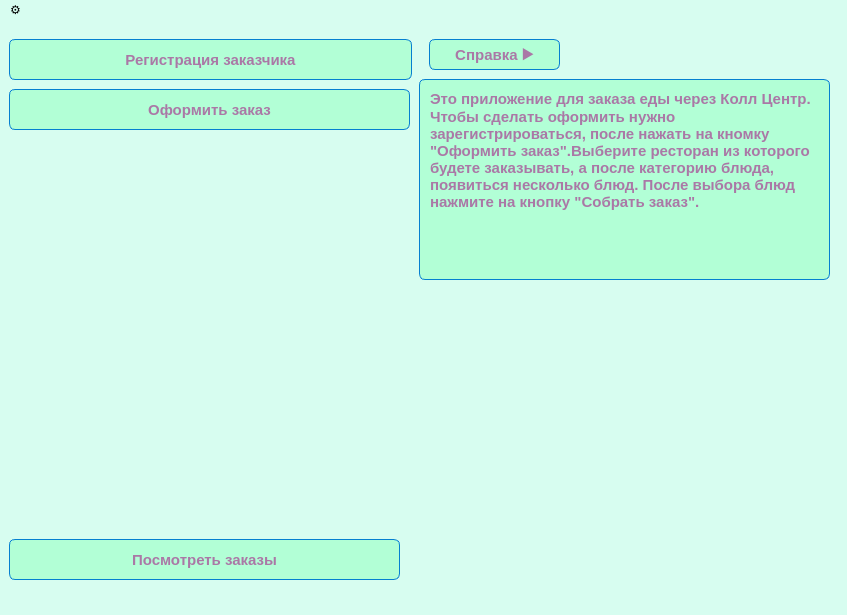
<?xml version="1.0" encoding="UTF-8"?>
<ui version="4.0">
 <class>MainWindow</class>
 <widget class="QMainWindow" name="MainWindow">
  <property name="geometry">
   <rect>
    <x>0</x>
    <y>0</y>
    <width>847</width>
    <height>615</height>
   </rect>
  </property>
  <property name="windowTitle">
   <string>MainWindow</string>
  </property>
  <property name="styleSheet">
   <string notr="true">background-color: #D7FDF0;</string>
  </property>
  <widget class="QWidget" name="centralwidget">
   <layout class="QGridLayout" name="gridLayout">
    <item row="2" column="0">
     <widget class="QStackedWidget" name="stack">
      <property name="styleSheet">
       <string>#reg_button{
	background:linear-gradient(to bottom, #62c1e0 5%, #019ad2 100%);
	background-color:#B2FFD6;
	border-radius:6px;
	border:1px solid #057fd0;
	color:#AA78A6;
	font-family:Arial;
	font-size:15px;
	font-weight:bold;
	padding:6px 6px;
	text-decoration:none;
}
#reg_button:hover {
	background:linear-gradient(to bottom, #019ad2 5%, #62c1e0 100%);
	background-color:#B4D6D3;
}
#reg_button:active {
	position:relative;
	top:1px;
}
</string>
      </property>
      <property name="currentIndex">
       <number>0</number>
      </property>
      <widget class="QWidget" name="main_page">
       <widget class="QPushButton" name="oreder_view">
        <property name="geometry">
         <rect>
          <x>0</x>
          <y>510</y>
          <width>391</width>
          <height>41</height>
         </rect>
        </property>
        <property name="font">
         <font>
          <family>Arial</family>
          <pointsize>-1</pointsize>
          <weight>75</weight>
          <bold>true</bold>
          <underline>false</underline>
          <strikeout>false</strikeout>
         </font>
        </property>
        <property name="styleSheet">
         <string notr="true">#oreder_view{
	background:linear-gradient(to bottom, #62c1e0 5%, #019ad2 100%);
	background-color:#B2FFD6;
	border-radius:6px;
	border:1px solid #057fd0;
	color:#AA78A6;
	font-family:Arial;
	font-size:15px;
	font-weight:bold;
	padding:6px 6px;
	text-decoration:none;
}
#oreder_view:hover {
	background:linear-gradient(to bottom, #019ad2 5%, #62c1e0 100%);
	background-color:#B4D6D3;
}
#oreder_view:active {
	position:relative;
	top:1px;
}
</string>
        </property>
        <property name="text">
         <string>Посмотреть заказы</string>
        </property>
       </widget>
       <widget class="QPushButton" name="make_order_button">
        <property name="geometry">
         <rect>
          <x>0</x>
          <y>60</y>
          <width>401</width>
          <height>41</height>
         </rect>
        </property>
        <property name="font">
         <font>
          <family>Arial</family>
          <pointsize>-1</pointsize>
          <weight>75</weight>
          <bold>true</bold>
          <underline>false</underline>
          <strikeout>false</strikeout>
         </font>
        </property>
        <property name="styleSheet">
         <string notr="true">#make_order_button{
	background:linear-gradient(to bottom, #62c1e0 5%, #019ad2 100%);
	background-color:#B2FFD6;
	border-radius:6px;
	border:1px solid #057fd0;
	color:#AA78A6;
	font-family:Arial;
	font-size:15px;
	font-weight:bold;
	padding:6px 6px;
	text-decoration:none;
}
#make_order_button:hover {
	background:linear-gradient(to bottom, #019ad2 5%, #62c1e0 100%);
	background-color:#B4D6D3;
}
#make_order_button:active {
	position:relative;
	top:1px;
}
</string>
        </property>
        <property name="text">
         <string>Оформить заказ</string>
        </property>
       </widget>
       <widget class="QPushButton" name="go_to_reg">
        <property name="geometry">
         <rect>
          <x>0</x>
          <y>10</y>
          <width>403</width>
          <height>41</height>
         </rect>
        </property>
        <property name="font">
         <font>
          <family>Arial</family>
          <pointsize>-1</pointsize>
          <weight>75</weight>
          <bold>true</bold>
          <underline>false</underline>
          <strikeout>false</strikeout>
         </font>
        </property>
        <property name="styleSheet">
         <string notr="true">#go_to_reg{
	background:linear-gradient(to bottom, #62c1e0 5%, #019ad2 100%);
	background-color:#B2FFD6;
	border-radius:6px;
	border:1px solid #057fd0;
	color:#AA78A6;
	font-family:Arial;
	font-size:15px;
	font-weight:bold;
	padding:6px 6px;
	text-decoration:none;
}
#go_to_reg:hover {
	background:linear-gradient(to bottom, #019ad2 5%, #62c1e0 100%);
	background-color:#B4D6D3;
}
#go_to_reg:active {
	position:relative;
	top:1px;
}
</string>
        </property>
        <property name="text">
         <string>Регистрация заказчика</string>
        </property>
       </widget>
       <widget class="QPushButton" name="help_button">
        <property name="geometry">
         <rect>
          <x>420</x>
          <y>10</y>
          <width>131</width>
          <height>31</height>
         </rect>
        </property>
        <property name="styleSheet">
         <string notr="true">#help_button{
	background:linear-gradient(to bottom, #62c1e0 5%, #019ad2 100%);
	background-color:#B2FFD6;
	border-radius:6px;
	border:1px solid #057fd0;
	color:#AA78A6;
	font-family:Arial;
	font-size:15px;
	font-weight:bold;
	padding:6px 6px;
	text-decoration:none;
}
#help_button:hover {
	background:linear-gradient(to bottom, #019ad2 5%, #62c1e0 100%);
	background-color:#B4D6D3;
}
#help_button:active {
	position:relative;
	top:1px;
}
</string>
        </property>
        <property name="text">
         <string>Справка ⯈</string>
        </property>
       </widget>
       <widget class="QPlainTextEdit" name="help_text">
        <property name="geometry">
         <rect>
          <x>410</x>
          <y>50</y>
          <width>411</width>
          <height>201</height>
         </rect>
        </property>
        <property name="styleSheet">
         <string notr="true">#help_text{
	background:linear-gradient(to bottom, #62c1e0 5%, #019ad2 100%);
	background-color:#B2FFD6;
	border-radius:6px;
	border:1px solid #057fd0;
	color:#AA78A6;
	font-family:Arial;
	font-size:15px;
	font-weight:bold;
	padding:6px 6px;
	text-decoration:none;
}
#help_text:hover {
	background:linear-gradient(to bottom, #019ad2 5%, #62c1e0 100%);
	background-color:#B4D6D3;
}
#help_text:active {
	position:relative;
	top:1px;
}
</string>
        </property>
        <property name="plainText">
         <string>Это приложение для заказа еды через Колл Центр. 
Чтобы сделать оформить нужно зарегистрироваться, после нажать на кномку &quot;Оформить заказ&quot;.Выберите ресторан из которого будете заказывать, а после категорию блюда, появиться несколько блюд. После выбора блюд нажмите на кнопку &quot;Собрать заказ&quot;.
</string>
        </property>
       </widget>
      </widget>
      <widget class="QWidget" name="reg_page">
       <layout class="QGridLayout" name="gridLayout_5">
        <item row="0" column="0">
         <layout class="QFormLayout" name="formLayout_2">
          <item row="0" column="1">
           <widget class="QTableView" name="person_info">
            <property name="styleSheet">
             <string notr="true"/>
            </property>
           </widget>
          </item>
          <item row="1" column="0">
           <widget class="QPushButton" name="go_home_1">
            <property name="font">
             <font>
              <family>Arial</family>
              <pointsize>-1</pointsize>
              <weight>75</weight>
              <bold>true</bold>
              <underline>false</underline>
              <strikeout>false</strikeout>
             </font>
            </property>
            <property name="styleSheet">
             <string notr="true">#go_home_1{
	background:linear-gradient(to bottom, #62c1e0 5%, #019ad2 100%);
	background-color:#B2FFD6;
	border-radius:6px;
	border:1px solid #057fd0;
	color:#AA78A6;
	font-family:Arial;
	font-size:15px;
	font-weight:bold;
	padding:6px 6px;
	text-decoration:none;
}
#go_home_1:hover {
	background:linear-gradient(to bottom, #019ad2 5%, #62c1e0 100%);
	background-color:#B4D6D3;
}
#go_home_1:active {
	position:relative;
	top:1px;
}
</string>
            </property>
            <property name="text">
             <string>На главную</string>
            </property>
           </widget>
          </item>
          <item row="1" column="1">
           <widget class="QPushButton" name="reg_button">
            <property name="font">
             <font>
              <family>Arial</family>
              <pointsize>-1</pointsize>
              <weight>75</weight>
              <bold>true</bold>
              <underline>false</underline>
              <strikeout>false</strikeout>
             </font>
            </property>
            <property name="styleSheet">
             <string notr="true">#reg_button{
	background:linear-gradient(to bottom, #62c1e0 5%, #019ad2 100%);
	background-color:#B2FFD6;
	border-radius:6px;
	border:1px solid #057fd0;
	color:#AA78A6;
	font-family:Arial;
	font-size:15px;
	font-weight:bold;
	padding:6px 6px;
	text-decoration:none;
}
#reg_button:hover {
	background:linear-gradient(to bottom, #019ad2 5%, #62c1e0 100%);
	background-color:#B4D6D3;
}
#reg_button:active {
	position:relative;
	top:1px;
}
</string>
            </property>
            <property name="text">
             <string>Пройти регестрацию</string>
            </property>
           </widget>
          </item>
         </layout>
        </item>
       </layout>
      </widget>
      <widget class="QWidget" name="order_page">
       <layout class="QGridLayout" name="gridLayout_2">
        <item row="0" column="0">
         <layout class="QGridLayout" name="gridLayout_6">
          <item row="0" column="0">
           <layout class="QFormLayout" name="formLayout_3">
            <property name="rowWrapPolicy">
             <enum>QFormLayout::DontWrapRows</enum>
            </property>
            <item row="0" column="0">
             <widget class="QComboBox" name="rest_choose">
              <property name="font">
               <font>
                <family>Arial</family>
                <pointsize>-1</pointsize>
                <weight>75</weight>
                <bold>true</bold>
                <underline>false</underline>
                <strikeout>false</strikeout>
               </font>
              </property>
              <property name="styleSheet">
               <string notr="true">#rest_choose{
	background:linear-gradient(to bottom, #62c1e0 5%, #019ad2 100%);
	background-color:#B2FFD6;
	border-radius:6px;
	border:1px solid #057fd0;
	color:#AA78A6;
	font-family:Arial;
	font-size:15px;
	font-weight:bold;
	padding:6px 6px;
	text-decoration:none;
}
#rest_choose:hover {
	background:linear-gradient(to bottom, #019ad2 5%, #62c1e0 100%);
	background-color:#B4D6D3;
}
#rest_choose:active {
	position:relative;
	top:1px;
}
</string>
              </property>
              <item>
               <property name="text">
                <string/>
               </property>
              </item>
              <item>
               <property name="text">
                <string>McDonald`s</string>
               </property>
              </item>
              <item>
               <property name="text">
                <string>KFC</string>
               </property>
              </item>
              <item>
               <property name="text">
                <string>Burger King</string>
               </property>
              </item>
             </widget>
            </item>
            <item row="0" column="1">
             <widget class="QLabel" name="label_3">
              <property name="font">
               <font>
                <family>Calibri</family>
                <pointsize>14</pointsize>
               </font>
              </property>
              <property name="text">
               <string>Выбор ресторана</string>
              </property>
             </widget>
            </item>
            <item row="1" column="0">
             <widget class="QComboBox" name="category_choose">
              <property name="font">
               <font>
                <family>Arial</family>
                <pointsize>-1</pointsize>
                <weight>75</weight>
                <bold>true</bold>
                <underline>false</underline>
                <strikeout>false</strikeout>
               </font>
              </property>
              <property name="styleSheet">
               <string notr="true">#category_choose{
	background:linear-gradient(to bottom, #62c1e0 5%, #019ad2 100%);
	background-color:#B2FFD6;
	border-radius:6px;
	border:1px solid #057fd0;
	color:#AA78A6;
	font-family:Arial;
	font-size:15px;
	font-weight:bold;
	padding:6px 6px;
	text-decoration:none;
}
#category_choose:hover {
	background:linear-gradient(to bottom, #019ad2 5%, #62c1e0 100%);
	background-color:#B4D6D3;
}
#category_choose:active {
	position:relative;
	top:1px;
}
</string>
              </property>
              <item>
               <property name="text">
                <string/>
               </property>
              </item>
              <item>
               <property name="text">
                <string>Бургер</string>
               </property>
              </item>
              <item>
               <property name="text">
                <string>Закуска</string>
               </property>
              </item>
              <item>
               <property name="text">
                <string>Напиток</string>
               </property>
              </item>
             </widget>
            </item>
            <item row="1" column="1">
             <widget class="QLabel" name="label_4">
              <property name="font">
               <font>
                <family>Calibri</family>
                <pointsize>14</pointsize>
               </font>
              </property>
              <property name="text">
               <string>Выбор категории блюда</string>
              </property>
             </widget>
            </item>
            <item row="2" column="0">
             <widget class="QPushButton" name="clean_list">
              <property name="styleSheet">
               <string notr="true">#clean_list{
	background:linear-gradient(to bottom, #62c1e0 5%, #019ad2 100%);
	background-color:#B2FFD6;
	border-radius:6px;
	border:1px solid #057fd0;
	color:#AA78A6;
	font-family:Arial;
	font-size:15px;
	font-weight:bold;
	padding:6px 6px;
	text-decoration:none;
}
#clean_list:hover {
	background:linear-gradient(to bottom, #019ad2 5%, #62c1e0 100%);
	background-color:#B4D6D3;
}
#clean_list:active {
	position:relative;
	top:1px;
}
</string>
              </property>
              <property name="text">
               <string>Отчистить заказ</string>
              </property>
             </widget>
            </item>
            <item row="2" column="1">
             <layout class="QGridLayout" name="gridLayout_8">
              <item row="1" column="0">
               <layout class="QHBoxLayout" name="horizontalLayout_2">
                <item>
                 <layout class="QVBoxLayout" name="verticalLayout">
                  <item>
                   <widget class="QPushButton" name="position_1_pick">
                    <property name="font">
                     <font>
                      <family>Arial</family>
                      <pointsize>-1</pointsize>
                      <weight>75</weight>
                      <bold>true</bold>
                      <underline>false</underline>
                      <strikeout>false</strikeout>
                     </font>
                    </property>
                    <property name="styleSheet">
                     <string notr="true">#position_1_pick{
	background:linear-gradient(to bottom, #62c1e0 5%, #019ad2 100%);
	background-color:#B2FFD6;
	border-radius:6px;
	border:1px solid #057fd0;
	color:#AA78A6;
	font-family:Arial;
	font-size:15px;
	font-weight:bold;
	padding:6px 6px;
	text-decoration:none;
}
#position_1_pick:hover {
	background:linear-gradient(to bottom, #019ad2 5%, #62c1e0 100%);
	background-color:#B4D6D3;
}
#position_1_pick:active {
	position:relative;
	top:1px;
}
</string>
                    </property>
                    <property name="text">
                     <string/>
                    </property>
                   </widget>
                  </item>
                  <item>
                   <widget class="QPushButton" name="position_2_pick">
                    <property name="font">
                     <font>
                      <family>Arial</family>
                      <pointsize>-1</pointsize>
                      <weight>75</weight>
                      <bold>true</bold>
                      <underline>false</underline>
                      <strikeout>false</strikeout>
                     </font>
                    </property>
                    <property name="styleSheet">
                     <string notr="true">#position_2_pick{
	background:linear-gradient(to bottom, #62c1e0 5%, #019ad2 100%);
	background-color:#B2FFD6;
	border-radius:6px;
	border:1px solid #057fd0;
	color:#AA78A6;
	font-family:Arial;
	font-size:15px;
	font-weight:bold;
	padding:6px 6px;
	text-decoration:none;
}
#position_2_pick:hover {
	background:linear-gradient(to bottom, #019ad2 5%, #62c1e0 100%);
	background-color:#B4D6D3;
}
#position_2_pick:active {
	position:relative;
	top:1px;
}
</string>
                    </property>
                    <property name="text">
                     <string/>
                    </property>
                   </widget>
                  </item>
                  <item>
                   <widget class="QPushButton" name="position_3_pick">
                    <property name="font">
                     <font>
                      <family>Arial</family>
                      <pointsize>-1</pointsize>
                      <weight>75</weight>
                      <bold>true</bold>
                      <underline>false</underline>
                      <strikeout>false</strikeout>
                     </font>
                    </property>
                    <property name="styleSheet">
                     <string notr="true">#position_3_pick{
	background:linear-gradient(to bottom, #62c1e0 5%, #019ad2 100%);
	background-color:#B2FFD6;
	border-radius:6px;
	border:1px solid #057fd0;
	color:#AA78A6;
	font-family:Arial;
	font-size:15px;
	font-weight:bold;
	padding:6px 6px;
	text-decoration:none;
}
#position_3_pick:hover {
	background:linear-gradient(to bottom, #019ad2 5%, #62c1e0 100%);
	background-color:#B4D6D3;
}
#position_3_pick:active {
	position:relative;
	top:1px;
}
</string>
                    </property>
                    <property name="text">
                     <string/>
                    </property>
                   </widget>
                  </item>
                  <item>
                   <widget class="QPushButton" name="position_4_pick">
                    <property name="font">
                     <font>
                      <family>Arial</family>
                      <pointsize>-1</pointsize>
                      <weight>75</weight>
                      <bold>true</bold>
                      <underline>false</underline>
                      <strikeout>false</strikeout>
                     </font>
                    </property>
                    <property name="styleSheet">
                     <string notr="true">#position_4_pick{
	background:linear-gradient(to bottom, #62c1e0 5%, #019ad2 100%);
	background-color:#B2FFD6;
	border-radius:6px;
	border:1px solid #057fd0;
	color:#AA78A6;
	font-family:Arial;
	font-size:15px;
	font-weight:bold;
	padding:6px 6px;
	text-decoration:none;
}
#position_4_pick:hover {
	background:linear-gradient(to bottom, #019ad2 5%, #62c1e0 100%);
	background-color:#B4D6D3;
}
#position_4_pick:active {
	position:relative;
	top:1px;
}
</string>
                    </property>
                    <property name="text">
                     <string/>
                    </property>
                   </widget>
                  </item>
                  <item>
                   <widget class="QPushButton" name="position_5_pick">
                    <property name="font">
                     <font>
                      <family>Arial</family>
                      <pointsize>-1</pointsize>
                      <weight>75</weight>
                      <bold>true</bold>
                      <underline>false</underline>
                      <strikeout>false</strikeout>
                     </font>
                    </property>
                    <property name="styleSheet">
                     <string notr="true">#position_5_pick{
	background:linear-gradient(to bottom, #62c1e0 5%, #019ad2 100%);
	background-color:#B2FFD6;
	border-radius:6px;
	border:1px solid #057fd0;
	color:#AA78A6;
	font-family:Arial;
	font-size:15px;
	font-weight:bold;
	padding:6px 6px;
	text-decoration:none;
}
#position_5_pick:hover {
	background:linear-gradient(to bottom, #019ad2 5%, #62c1e0 100%);
	background-color:#B4D6D3;
}
#position_5_pick:active {
	position:relative;
	top:1px;
}
</string>
                    </property>
                    <property name="text">
                     <string/>
                    </property>
                   </widget>
                  </item>
                 </layout>
                </item>
                <item>
                 <layout class="QVBoxLayout" name="verticalLayout_3">
                  <item>
                   <widget class="QSpinBox" name="position_1_amount">
                    <property name="styleSheet">
                     <string notr="true">#position_1_amount{
	background:linear-gradient(to bottom, #62c1e0 5%, #019ad2 100%);
	background-color:#B2FFD6;
	border-radius:6px;
	border:1px solid #057fd0;
	color:#AA78A6;
	font-family:Arial;
	font-size:15px;
	font-weight:bold;
	padding:6px 6px;
	text-decoration:none;
}
#position_1_amount:hover {
	background:linear-gradient(to bottom, #019ad2 5%, #62c1e0 100%);
	background-color:#B4D6D3;
}
#position_1_amount:active {
	position:relative;
	top:1px;
}
</string>
                    </property>
                   </widget>
                  </item>
                  <item>
                   <widget class="QSpinBox" name="position_2_amount">
                    <property name="styleSheet">
                     <string notr="true">#position_2_amount{
	background:linear-gradient(to bottom, #62c1e0 5%, #019ad2 100%);
	background-color:#B2FFD6;
	border-radius:6px;
	border:1px solid #057fd0;
	color:#AA78A6;
	font-family:Arial;
	font-size:15px;
	font-weight:bold;
	padding:6px 6px;
	text-decoration:none;
}
#position_2_amount:hover {
	background:linear-gradient(to bottom, #019ad2 5%, #62c1e0 100%);
	background-color:#B4D6D3;
}
#position_2_amount:active {
	position:relative;
	top:1px;
}</string>
                    </property>
                   </widget>
                  </item>
                  <item>
                   <widget class="QSpinBox" name="position_3_amount">
                    <property name="styleSheet">
                     <string notr="true">#position_3_amount{
	background:linear-gradient(to bottom, #62c1e0 5%, #019ad2 100%);
	background-color:#B2FFD6;
	border-radius:6px;
	border:1px solid #057fd0;
	color:#AA78A6;
	font-family:Arial;
	font-size:15px;
	font-weight:bold;
	padding:6px 6px;
	text-decoration:none;
}
#position_3_amount:hover {
	background:linear-gradient(to bottom, #019ad2 5%, #62c1e0 100%);
	background-color:#B4D6D3;
}
#position_3_amount:active {
	position:relative;
	top:1px;
}</string>
                    </property>
                   </widget>
                  </item>
                  <item>
                   <widget class="QSpinBox" name="position_4_amount">
                    <property name="styleSheet">
                     <string notr="true">#position_4_amount{
	background:linear-gradient(to bottom, #62c1e0 5%, #019ad2 100%);
	background-color:#B2FFD6;
	border-radius:6px;
	border:1px solid #057fd0;
	color:#AA78A6;
	font-family:Arial;
	font-size:15px;
	font-weight:bold;
	padding:6px 6px;
	text-decoration:none;
}
#position_4_amount:hover {
	background:linear-gradient(to bottom, #019ad2 5%, #62c1e0 100%);
	background-color:#B4D6D3;
}
#position_4_amount:active {
	position:relative;
	top:1px;
}</string>
                    </property>
                   </widget>
                  </item>
                  <item>
                   <widget class="QSpinBox" name="position_5_amount">
                    <property name="styleSheet">
                     <string notr="true">#position_5_amount{
	background:linear-gradient(to bottom, #62c1e0 5%, #019ad2 100%);
	background-color:#B2FFD6;
	border-radius:6px;
	border:1px solid #057fd0;
	color:#AA78A6;
	font-family:Arial;
	font-size:15px;
	font-weight:bold;
	padding:6px 6px;
	text-decoration:none;
}
#position_5_amount:hover {
	background:linear-gradient(to bottom, #019ad2 5%, #62c1e0 100%);
	background-color:#B4D6D3;
}
#position_5_amount:active {
	position:relative;
	top:1px;
}</string>
                    </property>
                   </widget>
                  </item>
                 </layout>
                </item>
                <item>
                 <layout class="QVBoxLayout" name="verticalLayout_2">
                  <item>
                   <widget class="QLabel" name="position_1_price">
                    <property name="font">
                     <font>
                      <pointsize>14</pointsize>
                     </font>
                    </property>
                    <property name="text">
                     <string/>
                    </property>
                   </widget>
                  </item>
                  <item>
                   <widget class="QLabel" name="position_2_price">
                    <property name="font">
                     <font>
                      <pointsize>14</pointsize>
                     </font>
                    </property>
                    <property name="text">
                     <string/>
                    </property>
                   </widget>
                  </item>
                  <item>
                   <widget class="QLabel" name="position_3_price">
                    <property name="font">
                     <font>
                      <pointsize>14</pointsize>
                     </font>
                    </property>
                    <property name="text">
                     <string/>
                    </property>
                   </widget>
                  </item>
                  <item>
                   <widget class="QLabel" name="position_4_price">
                    <property name="font">
                     <font>
                      <pointsize>14</pointsize>
                     </font>
                    </property>
                    <property name="text">
                     <string/>
                    </property>
                   </widget>
                  </item>
                  <item>
                   <widget class="QLabel" name="position_5_price">
                    <property name="font">
                     <font>
                      <pointsize>14</pointsize>
                     </font>
                    </property>
                    <property name="text">
                     <string/>
                    </property>
                   </widget>
                  </item>
                 </layout>
                </item>
               </layout>
              </item>
             </layout>
            </item>
            <item row="4" column="1">
             <widget class="QLabel" name="label_6">
              <property name="font">
               <font>
                <family>Calibri</family>
                <pointsize>18</pointsize>
               </font>
              </property>
              <property name="text">
               <string>Ваш заказ:</string>
              </property>
             </widget>
            </item>
            <item row="5" column="1">
             <layout class="QHBoxLayout" name="horizontalLayout">
              <item>
               <widget class="QTextBrowser" name="check">
                <property name="font">
                 <font>
                  <family>Calibri</family>
                  <pointsize>14</pointsize>
                 </font>
                </property>
                <property name="styleSheet">
                 <string notr="true"/>
                </property>
               </widget>
              </item>
              <item>
               <widget class="QTextBrowser" name="bill">
                <property name="font">
                 <font>
                  <family>Calibri</family>
                  <pointsize>14</pointsize>
                 </font>
                </property>
               </widget>
              </item>
             </layout>
            </item>
            <item row="6" column="0">
             <widget class="QPushButton" name="go_home_2">
              <property name="font">
               <font>
                <family>Arial</family>
                <pointsize>-1</pointsize>
                <weight>75</weight>
                <bold>true</bold>
                <underline>false</underline>
                <strikeout>false</strikeout>
               </font>
              </property>
              <property name="styleSheet">
               <string notr="true">#go_home_2{
	background:linear-gradient(to bottom, #62c1e0 5%, #019ad2 100%);
	background-color:#B2FFD6;
	border-radius:6px;
	border:1px solid #057fd0;
	color:#AA78A6;
	font-family:Arial;
	font-size:15px;
	font-weight:bold;
	padding:6px 6px;
	text-decoration:none;
}
#go_home_2:hover {
	background:linear-gradient(to bottom, #019ad2 5%, #62c1e0 100%);
	background-color:#B4D6D3;
}
#go_home_2:active {
	position:relative;
	top:1px;
}
</string>
              </property>
              <property name="text">
               <string>На главную</string>
              </property>
             </widget>
            </item>
            <item row="4" column="0">
             <widget class="QLabel" name="error_label">
              <property name="font">
               <font>
                <family>Calibri</family>
                <pointsize>14</pointsize>
               </font>
              </property>
              <property name="text">
               <string/>
              </property>
             </widget>
            </item>
            <item row="6" column="1">
             <widget class="QPushButton" name="create_order">
              <property name="font">
               <font>
                <family>Arial</family>
                <pointsize>-1</pointsize>
                <weight>75</weight>
                <bold>true</bold>
                <underline>false</underline>
                <strikeout>false</strikeout>
               </font>
              </property>
              <property name="styleSheet">
               <string notr="true">#create_order{
	background:linear-gradient(to bottom, #62c1e0 5%, #019ad2 100%);
	background-color:#B2FFD6;
	border-radius:6px;
	border:1px solid #057fd0;
	color:#AA78A6;
	font-family:Arial;
	font-size:15px;
	font-weight:bold;
	padding:6px 6px;
	text-decoration:none;
}
#create_order:hover {
	background:linear-gradient(to bottom, #019ad2 5%, #62c1e0 100%);
	background-color:#B4D6D3;
}
#create_order:active {
	position:relative;
	top:1px;
}



</string>
              </property>
              <property name="text">
               <string>Собрать заказ</string>
              </property>
             </widget>
            </item>
           </layout>
          </item>
         </layout>
        </item>
       </layout>
      </widget>
      <widget class="QWidget" name="view_order_page">
       <layout class="QGridLayout" name="gridLayout_13">
        <item row="0" column="0">
         <layout class="QGridLayout" name="gridLayout_12">
          <item row="0" column="0">
           <layout class="QFormLayout" name="formLayout_7">
            <property name="rowWrapPolicy">
             <enum>QFormLayout::DontWrapRows</enum>
            </property>
            <item row="0" column="0">
             <widget class="QLabel" name="Label">
              <property name="font">
               <font>
                <pointsize>12</pointsize>
               </font>
              </property>
              <property name="text">
               <string>Выберите заказчика</string>
              </property>
             </widget>
            </item>
            <item row="0" column="1">
             <widget class="QComboBox" name="user_choose">
              <property name="styleSheet">
               <string notr="true">#user_choose{
	background:linear-gradient(to bottom, #62c1e0 5%, #019ad2 100%);
	background-color:#B2FFD6;
	border-radius:6px;
	border:1px solid #057fd0;
	color:#AA78A6;
	font-family:Arial;
	font-size:15px;
	font-weight:bold;
	padding:6px 6px;
	text-decoration:none;
}
#user_choose:hover {
	background:linear-gradient(to bottom, #019ad2 5%, #62c1e0 100%);
	background-color:#B4D6D3;
}
#user_choose:active {
	position:relative;
	top:1px;
}
</string>
              </property>
              <item>
               <property name="text">
                <string/>
               </property>
              </item>
             </widget>
            </item>
            <item row="1" column="0">
             <widget class="QLabel" name="label_17">
              <property name="text">
               <string/>
              </property>
             </widget>
            </item>
            <item row="1" column="1">
             <widget class="QTextBrowser" name="info_view">
              <property name="font">
               <font>
                <family>Arial</family>
                <pointsize>-1</pointsize>
                <weight>75</weight>
                <bold>true</bold>
                <underline>false</underline>
                <strikeout>false</strikeout>
               </font>
              </property>
              <property name="styleSheet">
               <string notr="true">#info_view{
	background:linear-gradient(to bottom, #62c1e0 5%, #019ad2 100%);
	background-color:#B2FFD6;
	border-radius:6px;
	border:1px solid #057fd0;
	color:#AA78A6;
	font-family:Arial;
	font-size:26px;
	font-weight:bold;
	padding:6px 6px;
	text-decoration:none;
}

#info_view:active {
	position:relative;
	top:1px;
}
</string>
              </property>
             </widget>
            </item>
            <item row="2" column="0">
             <widget class="QPushButton" name="go_home_3">
              <property name="font">
               <font>
                <family>Arial</family>
                <pointsize>-1</pointsize>
                <weight>75</weight>
                <bold>true</bold>
                <underline>false</underline>
                <strikeout>false</strikeout>
               </font>
              </property>
              <property name="styleSheet">
               <string notr="true">#go_home_3{
	background:linear-gradient(to bottom, #62c1e0 5%, #019ad2 100%);
	background-color:#B2FFD6;
	border-radius:6px;
	border:1px solid #057fd0;
	color:#AA78A6;
	font-family:Arial;
	font-size:15px;
	font-weight:bold;
	padding:6px 6px;
	text-decoration:none;
}
#go_home_3:hover {
	background:linear-gradient(to bottom, #019ad2 5%, #62c1e0 100%);
	background-color:#B4D6D3;
}
#go_home_3:active {
	position:relative;
	top:1px;
}
</string>
              </property>
              <property name="text">
               <string>На главную</string>
              </property>
             </widget>
            </item>
           </layout>
          </item>
         </layout>
        </item>
       </layout>
      </widget>
     </widget>
    </item>
   </layout>
  </widget>
  <widget class="QMenuBar" name="settings">
   <property name="geometry">
    <rect>
     <x>0</x>
     <y>0</y>
     <width>847</width>
     <height>27</height>
    </rect>
   </property>
   <property name="styleSheet">
    <string notr="true">
#settings:hover {
	background:linear-gradient(to bottom, #019ad2 5%, #62c1e0 100%);
	background-color:#B4D6D3;
}
#settings:active {
	position:relative;
	top:1px;
}
</string>
   </property>
   <widget class="QMenu" name="menu">
    <property name="title">
     <string>⚙</string>
    </property>
    <widget class="QMenu" name="theme">
     <property name="title">
      <string>Тема</string>
     </property>
     <addaction name="green"/>
     <addaction name="cream"/>
    </widget>
    <addaction name="theme"/>
   </widget>
   <addaction name="menu"/>
  </widget>
  <action name="help">
   <property name="text">
    <string>Справка</string>
   </property>
  </action>
  <action name="green">
   <property name="text">
    <string>Зелёная</string>
   </property>
   <property name="shortcut">
    <string>Ctrl+Q</string>
   </property>
   <property name="shortcutVisibleInContextMenu">
    <bool>false</bool>
   </property>
   <property name="priority">
    <enum>QAction::NormalPriority</enum>
   </property>
  </action>
  <action name="cream">
   <property name="text">
    <string>Кремовая</string>
   </property>
   <property name="shortcut">
    <string>Ctrl+E</string>
   </property>
   <property name="shortcutVisibleInContextMenu">
    <bool>false</bool>
   </property>
  </action>
  <action name="show_help_2">
   <property name="text">
    <string>Открыть</string>
   </property>
  </action>
  <action name="action">
   <property name="text">
    <string>Справка📓</string>
   </property>
  </action>
 </widget>
 <resources/>
 <connections/>
</ui>
